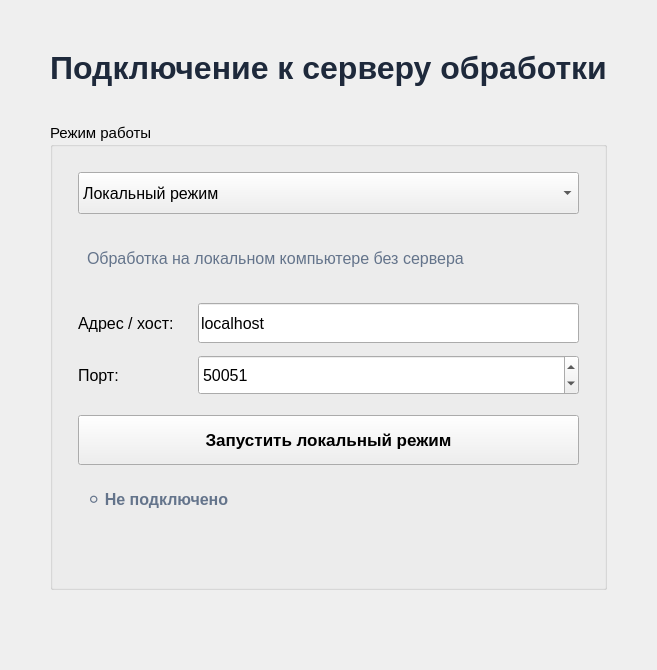
      <widget class="QWidget" name="connectionScreen">
       <layout class="QVBoxLayout" name="verticalLayout_4">
        <property name="leftMargin">
         <number>50</number>
        </property>
        <property name="topMargin">
         <number>40</number>
        </property>
        <property name="rightMargin">
         <number>50</number>
        </property>
        <property name="bottomMargin">
         <number>40</number>
        </property>
        <item>
         <spacer name="verticalSpacer_connection_top">
          <property name="orientation">
           <enum>Qt::Vertical</enum>
          </property>
          <property name="sizeHint" stdset="0">
           <size>
            <width>20</width>
            <height>10</height>
           </size>
          </property>
         </spacer>
        </item>
        <item>
         <widget class="QLabel" name="connectionTitleLabel">
          <property name="text">
           <string>&lt;html&gt;&lt;head/&gt;&lt;body&gt;&lt;p align=&quot;center&quot;&gt;&lt;span style=&quot; font-size:24pt; font-weight:700; color:#1e293b;&quot;&gt;Подключение к серверу обработки&lt;/span&gt;&lt;/p&gt;&lt;/body&gt;&lt;/html&gt;</string>
          </property>
          <property name="alignment">
           <set>Qt::AlignCenter</set>
          </property>
         </widget>
        </item>
        <item>
         <spacer name="verticalSpacer_9">
          <property name="orientation">
           <enum>Qt::Vertical</enum>
          </property>
          <property name="sizeHint" stdset="0">
           <size>
            <width>20</width>
            <height>30</height>
           </size>
          </property>
         </spacer>
        </item>
        <item>
         <widget class="QGroupBox" name="modeGroupBox">
          <property name="title">
           <string>Режим работы</string>
          </property>
          <property name="font">
           <font>
            <pointsize>11</pointsize>
           </font>
          </property>
          <layout class="QVBoxLayout" name="verticalLayout_3">
           <property name="spacing">
            <number>20</number>
           </property>
           <property name="leftMargin">
            <number>25</number>
           </property>
           <property name="topMargin">
            <number>25</number>
           </property>
           <property name="rightMargin">
            <number>25</number>
           </property>
           <property name="bottomMargin">
            <number>25</number>
           </property>
           <item>
            <widget class="QComboBox" name="modeComboBox">
             <property name="font">
              <font>
               <pointsize>12</pointsize>
              </font>
             </property>
             <property name="minimumSize">
              <size>
               <width>0</width>
               <height>42</height>
              </size>
             </property>
             <property name="maxVisibleItems">
              <number>8</number>
             </property>
             <item>
              <property name="text">
               <string>Локальный режим</string>
              </property>
             </item>
             <item>
              <property name="text">
               <string>Удалённый сервер</string>
              </property>
             </item>
            </widget>
           </item>
           
           <!-- Контейнер для локального режима -->
           <item>
            <widget class="QWidget" name="localModeWidget" native="true">
             <layout class="QGridLayout" name="gridLayout">
              <property name="leftMargin">
               <number>0</number>
              </property>
              <property name="topMargin">
               <number>10</number>
              </property>
              <property name="rightMargin">
               <number>0</number>
              </property>
              <property name="bottomMargin">
               <number>0</number>
              </property>
              <item row="0" column="0" colspan="2">
               <widget class="QLabel" name="localModeInfoLabel">
                <property name="text">
                 <string>Обработка на локальном компьютере без сервера</string>
                </property>
                <property name="font">
                 <font>
                  <pointsize>12</pointsize>
                 </font>
                </property>
                <property name="styleSheet">
                 <string notr="true">color: #64748b; padding: 5px;</string>
                </property>
               </widget>
              </item>
             </layout>
            </widget>
           </item>
           
           <!-- Контейнер для удалённого режима -->
           <item>
            <widget class="QWidget" name="remoteModeWidget" native="true">
             <layout class="QGridLayout" name="gridLayout_2">
              <property name="leftMargin">
               <number>0</number>
              </property>
              <property name="topMargin">
               <number>10</number>
              </property>
              <property name="rightMargin">
               <number>0</number>
              </property>
              <property name="bottomMargin">
               <number>0</number>
              </property>
              <property name="horizontalSpacing">
               <number>20</number>
              </property>
              <property name="verticalSpacing">
               <number>12</number>
              </property>
              <item row="0" column="0">
               <widget class="QLabel" name="hostLabel">
                <property name="text">
                 <string>Адрес / хост:</string>
                </property>
                <property name="font">
                 <font>
                  <pointsize>12</pointsize>
                 </font>
                </property>
                <property name="minimumSize">
                 <size>
                  <width>100</width>
                  <height>0</height>
                 </size>
                </property>
               </widget>
              </item>
              <item row="0" column="1">
               <widget class="QLineEdit" name="hostLineEdit">
                <property name="font">
                 <font>
                  <pointsize>12</pointsize>
                 </font>
                </property>
                <property name="minimumSize">
                 <size>
                  <width>300</width>
                  <height>40</height>
                 </size>
                </property>
                <property name="text">
                 <string>localhost</string>
                </property>
               </widget>
              </item>
              <item row="1" column="0">
               <widget class="QLabel" name="portLabel">
                <property name="text">
                 <string>Порт:</string>
                </property>
                <property name="font">
                 <font>
                  <pointsize>12</pointsize>
                 </font>
                </property>
               </widget>
              </item>
              <item row="1" column="1">
               <widget class="QSpinBox" name="remotePortSpinBox">
                <property name="font">
                 <font>
                  <pointsize>12</pointsize>
                 </font>
                </property>
                <property name="minimumSize">
                 <size>
                  <width>0</width>
                  <height>40</height>
                 </size>
                </property>
                <property name="minimum">
                 <number>1024</number>
                </property>
                <property name="maximum">
                 <number>65535</number>
                </property>
                <property name="value">
                 <number>50051</number>
                </property>
               </widget>
              </item>
             </layout>
            </widget>
           </item>
           
           <!-- Общая кнопка действия -->
           <item>
            <widget class="QPushButton" name="actionBtn">
             <property name="text">
              <string>Запустить локальный режим</string>
             </property>
             <property name="font">
              <font>
               <pointsize>13</pointsize>
               <weight>75</weight>
               <bold>true</bold>
              </font>
             </property>
             <property name="minimumSize">
              <size>
               <width>0</width>
               <height>50</height>
              </size>
             </property>
            </widget>
           </item>
           
           <!-- Строка статуса подключения -->
           <item>
            <widget class="QLabel" name="connectionStatusLabel">
             <property name="text">
              <string>⚪ Не подключено</string>
             </property>
             <property name="font">
              <font>
               <pointsize>12</pointsize>
              </font>
             </property>
             <property name="styleSheet">
              <string notr="true">color: #64748b; padding: 5px; font-weight: bold;</string>
             </property>
            </widget>
           </item>
           
           <!-- Строка ошибок -->
           <item>
            <widget class="QLabel" name="errorLabel">
             <property name="text">
              <string/>
             </property>
             <property name="font">
              <font>
               <pointsize>12</pointsize>
              </font>
             </property>
             <property name="styleSheet">
              <string notr="true">color: #ef4444; padding: 5px;</string>
             </property>
             <property name="wordWrap">
              <bool>true</bool>
             </property>
            </widget>
           </item>
          </layout>
         </widget>
        </item>
        <item>
         <spacer name="verticalSpacer_10">
          <property name="orientation">
           <enum>Qt::Vertical</enum>
          </property>
          <property name="sizeHint" stdset="0">
           <size>
            <width>20</width>
            <height>40</height>
           </size>
          </property>
         </spacer>
        </item>
       </layout>
      </widget>
